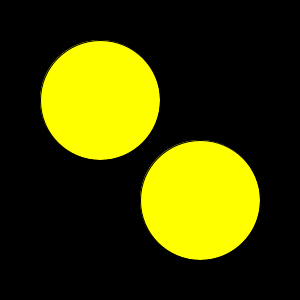
Frame 1 (no input)
Frame 60 (the mouse pressed at the canvas centre just before this capture): identical to frame 1, image omitted
Frame 120 (the mouse held since frame 60 and released just before this capture): identical to frame 1, image omitted

The Processing sketch that drew this single still picture (run headless with seeded random() and noise(); from frame 60 on, the mouse is pressed at the canvas centre):

// Processing sketch: ex07_01_03
// ── ex07_01_03.pde
// 원을 두 개 생성

void setup() {
  size(300, 300);
}

void draw() {
  background(0);
  display(100, 100);
  display(200, 200);
}

void display(int x, int y) {
  fill(255, 255, 0);
  ellipse(x, y, 120, 120);
}
